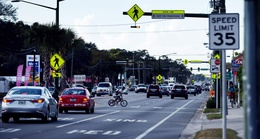
%> input picture Matlab/ComputerVision/hw5/data/test/multiple2.jpg, 260 x 139 px, shrunk from 3200 x 1714 before the run
$ octave --eval "tl_detect_script;"   (GNU Octave 9; MATLAB toolbox functions it lacks are replaced by stand-ins)
%> lines starting %> are read from the running program, lines starting %| are printed output that depends on the picture
%> in tl_detect_script, `Itest= im2double(rgb2gray(imread('../data/test/multiple2.jpg')));`:
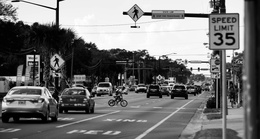
%> Itest: size 139x260 double; min 0, max 1, mean 0.455
### Matlab/ComputerVision/hw5/code/tl_pos.m
function template = tl_pos(template_images_pos)
% input:
%     template_images_pos - a cell array, each one contains [16 x 16 x 9] matrix
% output:
%     template - [16 x 16 x 9] matrix

template = zeros(16,16,9);
num_pos = length(template_images_pos);
for i = 1:num_pos
    patch = template_images_pos{i};
    template = template + hog(patch);
end
template = template/num_pos;
end

### Matlab/ComputerVision/hw5/code/mygradient.m
function [mag,ori] = mygradient(I)
%
% compute image gradient magnitude and orientation at each pixel
%
im = im2double(I);
%[mag,ori] = imgradient(im);
[Hx Hy] = gradient(im);
% h = [-1 1];
% Hx = double(imfilter(I, h, 'replicate'));
% Hy = double(imfilter(I, h', 'replicate'));

mag = zeros(size(I));
ori = zeros(size(I));

mag = sqrt(Hx.^2 + Hy.^2);
ori = atan2(Hy,Hx);

### Matlab/ComputerVision/hw5/code/hog.m
function ohist = hog(I)
%
% compute orientation histograms over 8x8 blocks of pixels
% orientations are binned into 9 possible bins
%
% I : grayscale image of dimension HxW
% ohist : orinetation histograms for each block. ohist is of dimension (H/8)x(W/8)x9
% TODO

% normalize the histogram so that sum over orientation bins is 1 for each block
%   NOTE: Don't divide by 0! If there are no edges in a block (ie. this counts sums to 0 for the block) then just leave all the values 0.
% TODO
im = im2double(I);
[mag,ori] = mygradient(I);
for i = 1:size(ori,1)
    for j = 1:size(ori,2)
        if (ori(i,j) < -pi/2)
            ori(i,j) = ori(i,j) + pi;
        elseif(ori(i,j) > pi/2)
            ori(i,j) = ori(i,j) - pi;
        end
    end
end
n_or = 9;
th = 0.1*max(mag(:));
ohist = zeros(ceil(size(I,1)/8),ceil(size(I,2)/8),n_or);
for i = 1:n_or
    bin_left = -pi/2 + (i-1)* pi/9;
    bin_right = bin_left + pi/9;
    binary_I = mag > th & ori >= bin_left & ori < bin_right;
    spatial_blocks = im2col(binary_I,[8 8],'distinct');
    ohist(:,:,i) = reshape(sum(spatial_blocks),[size(ohist,1),size(ohist,2)]);
end
for i = 1:size(ohist,1)
    for j = 1:size(ohist,2)
        if (sum(ohist(i,j,:)) > 0)
            ohist(i,j,:) = ohist(i,j,:)./sum(ohist(i,j,:));
        end
    end
end
end

### Matlab/ComputerVision/hw5/code/detect.m
function [x,y,score,CC] = detection(I,template,ndet)
%
% return top ndet detections found by applying template to the given image.
%   x,y should contain the coordinates of the detections in the image
%   score should contain the scores of the detections
%

ohist = hog(I);
%> in mygradient (call 6), `[Hx Hy] = gradient(im);`:
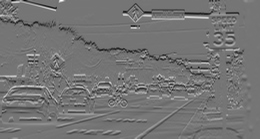
%> Hy: size 139x260 double; min -0.627, max 0.733, mean -0.00344; drawn with min black and max white
%> in mygradient (call 6), `mag = sqrt(Hx.^2 + Hy.^2);`:
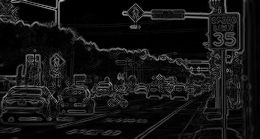
%> mag: size 139x260 double; min 0, max 0.747, mean 0.0776
%> in mygradient (call 6), `ori = atan2(Hy,Hx);`:
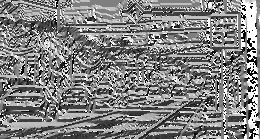
%> ori: size 139x260 double; min -3.14, max 3.14, mean 0.0513; drawn with min black and max white
%> after the loop in hog (call 6), `for i = 1:size(ori,1)`:
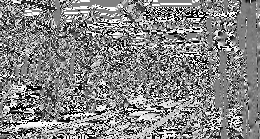
%> ori: size 139x260 double; min -1.57, max 1.57, mean 0.0684; drawn with min black and max white
%> in hog (call 6), `th = 0.1*max(mag(:));`: th = 0.0747
%> the loop in hog (call 6), `for i = 1:n_or` made 9 passes
%> pass 1, in hog (call 6), `binary_I = mag > th & ori >= bin_left & ori < bin_right;`:
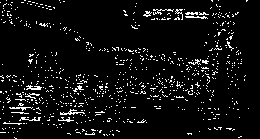
%> binary_I: size 139x260 logical; 6.1% white in thin lines or dots
%> pass 3, in hog (call 6), `binary_I = mag > th & ori >= bin_left & ori < bin_right;`:
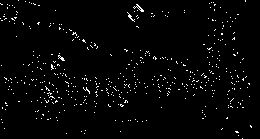
%> binary_I: size 139x260 logical; 2.3% white in thin lines or dots
%> the loop in hog (call 6), `for i = 1:size(ohist,1)` made 18 passes
n_or = size(ohist,3);
%> n_or = 9
CC = zeros(size(ohist,1),size(ohist,2));

for i = 1:n_or
    CC = CC + imfilter(ohist(:,:,i), template(:,:,i));
end

[scr,idx] = sort(CC(:),'descend');
%> scr = 594 values, max 18.38 at index 1, min 4.17 at index 594, mean 11.13; idx = 594 values, max 594 at index 594, min 1 at index 587, mean 297.5
scr;
x = zeros(ndet,1);
y = zeros(ndet,1);
score = zeros(ndet,1);
count = 0;


for i = 1:length(idx)
    if (count >= ndet)
        break;
    else
        [yb,xb] = ind2sub(size(CC),idx(i));
        %[yp,xp] = [8*yb,8*xb];
        yp = 8*yb;
        xp = 8*xb;
        flag = 0;
        for j = 1:count
            if (abs(y(j) - yp) < 8*size(template,1) && abs(x(j) - xp) < 8*size(template,2))
                flag = 1;
            end
        end
        if (flag == 0)
            count = count + 1;
            x(count) = xp;
            y(count) = yp;
            score(count) = scr(i);
        end
    end
end
%> this loop made 17 passes
%> (yb, xb, yp, xp) on passes 1 to 12: (8, 8, 64, 64), (8, 9, 64, 72), (9, 20, 72, 160), (9, 8, 72, 64), (10, 18, 80, 144), (8, 5, 64, 40), (8, 6, 64, 48), (8, 10, 64, 80), (8, 7, 64, 56), (9, 9, 72, 72), (9, 19, 72, 152), (7, 9, 56, 72)
%> after the loop, score = [18.38; 16.99]; x = [64; 200]; y = [64; 72]
end

### Matlab/ComputerVision/hw5/code/tl_pos_neg.m
function template = tl_pos_neg(template_images_pos, template_images_neg)
% input:
%     template_images_pos - a cell array, each one contains [16 x 16 x 9] matrix
%     template_images_neg - a cell array, each one contains [16 x 16 x 9] matrix
% output:
%     template - [16 x 16 x 9] matrix

template_pos = zeros(16,16,9);
num_pos = length(template_images_pos);
for i = 1:num_pos
    patch = template_images_pos{i};
    template_pos = template_pos + hog(patch);
end
template_pos = template_pos/num_pos;

clearvars patch;
template_neg = zeros(16,16,9);
num_neg = length(template_images_neg);
for i = 1:num_neg
    patch = template_images_neg{i};
    template_neg = template_neg + hog(patch);
end
template_neg = template_neg/num_neg;

template = template_pos - template_neg;

end

### Matlab/ComputerVision/hw5/code/tl_detect_script.m
function tl_detect_script

load('template_images_pos.mat');
load('template_images_neg.mat');
ndet = 2;
%Itest= im2double(rgb2gray(imread('../data/test_blah.jpg')));
Itest= im2double(rgb2gray(imread('../data/test/multiple2.jpg')));

template = tl_pos(template_images_pos);
[x,y,score] = detect(Itest,template,ndet);
%> x = [64; 200]; y = [64; 72]; score = [18.38; 16.99]
draw_detection(ndet,x,y,1);


template = tl_pos_neg(template_images_pos, template_images_neg);
[x,y,score] = detect(Itest,template,ndet);
draw_detection(ndet,x,y,2);

lambda = 0.35;
template = tl_lda(template_images_pos, template_images_neg, lambda);
[x,y,score] = detect(Itest,template,ndet);
draw_detection(ndet,x,y,3);

det_res = multiscale_detect(Itest, template, ndet);
x(:) = det_res(:,1);
y(:) = det_res(:,2);
draw_detection(ndet,x,y,4);

end

function draw_detection(ndet,x,y,idx)
%> called with ndet = 2, x = [64; 200], y = [64; 72], idx = 1
% please complete this function to show the detection results
%Itest= im2double(rgb2gray(imread('../data/test_blah.jpg')));
Itest= im2double(rgb2gray(imread('../data/test/multiple2.jpg')));

%display top ndet detections
figure(idx); clf; imshow(Itest);
for i = 1:ndet
  % draw a rectangle.  use color to encode confidence of detection
  %  top scoring are green, fading to red
  hold on;
  h = rectangle('Position',[x(i)-64 y(i)-64 128 128],'EdgeColor',[(i/ndet) ((ndet-i)/ndet)  0],'LineWidth',3,'Curvature',[0.3 0.3]);
  hold off;
end
end
%> (the run ends here)
